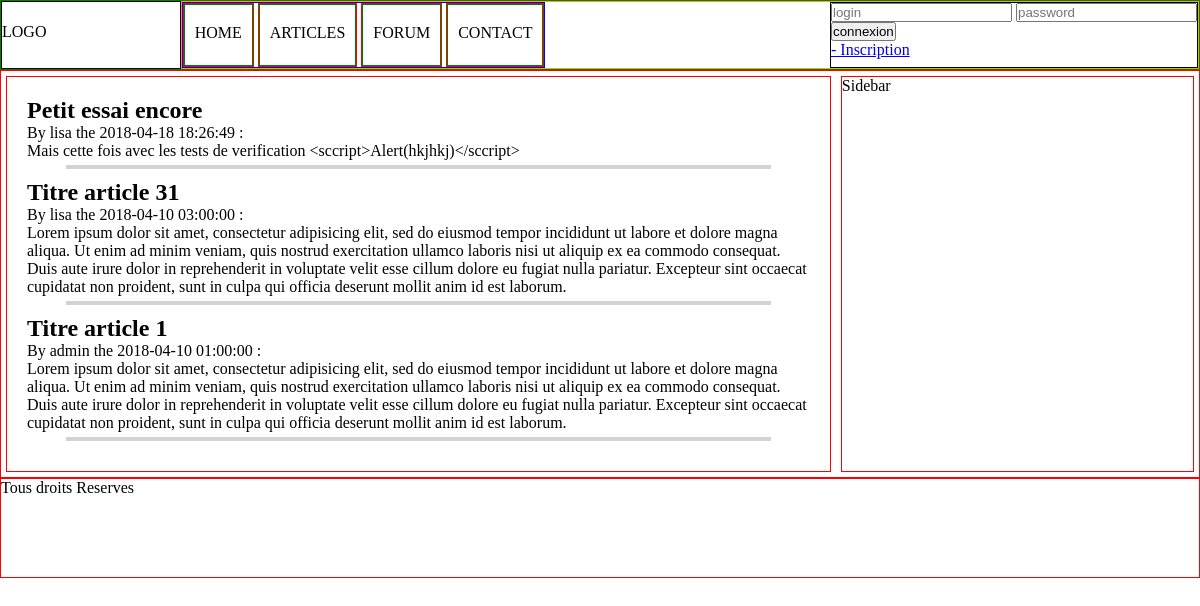
The page /monCode/index.php?c=article&a=showArticlesByTag&tagId=1 on the database its author committed.
### tables this page shows
CREATE TABLE `article` (
  `art_id` int(11) NOT NULL,
  `art_title` varchar(255) NOT NULL,
  `art_content` text NOT NULL,
  `art_image` varchar(255) DEFAULT NULL,
  `art_created` datetime NOT NULL,
  `art_enabled` tinyint(1) NOT NULL DEFAULT '1',
  `use_id` int(11) NOT NULL
);

CREATE TABLE `user` (
  `use_id` int(11) NOT NULL,
  `use_login` varchar(255) NOT NULL,
  `use_password` varchar(255) NOT NULL,
  `use_role` varchar(255) DEFAULT 'ROLE_USER',
  `use_last_login` datetime NOT NULL,
  `use_created` datetime NOT NULL
);

### monCode/controllers/ArticleController.php (called while the page is built, shortened)
<?php
class ArticleController extends CoreController
{
    public function showArticlesByTagAction()
    {
        $tagId = $this->secureData($this->getParam())['tagId'];
        $data['articles'] = $this->getModel()->showArticlesByTag($tagId);
        $this->render('articlesByTag', $data);
    }
}
?>

### monCode/index.php (called while the page is built, shortened)
<?php
$param_init = [
	'c' => DEFAULT_CONTROLLER,
	'a' => DEFAULT_ACTION
];
$param = array_merge($param_init, $_GET);
$controller = new $controllerName();
$controller->setParam($_GET);
$controller->setData($_POST);
$controller->trigger($param['a']);
?>

### monCode/models/CoreModel.php (called while the page is built, shortened)
<?php
abstract class CoreModel
{
	protected static $pdo;
	public function __construct()
	{
		if(self::$pdo==null){
			self::$pdo = new PDO('mysql:host='.DB_HOST.';dbname='.DB_NAME.';charset=utf8;', DB_USER, DB_PASS,
				[PDO::ATTR_ERRMODE => PDO::ERRMODE_EXCEPTION]);
		}
	}
	protected function makeStatement(string $sql, array $params=[])
	{
		$rqt = self::$pdo->prepare($sql);
		foreach ($params as $placeholder => $value)
        {
            switch(gettype($value))
            {
                case "integer":
                    $type = PDO::PARAM_INT;
                    break;
            }
            if($rqt->bindValue($placeholder, $value, $type) === false)
                return false;
        }
        return $rqt->execute() ? $rqt : false;
	}
	protected function makeSelect(string $sql, array $params=[])
	{
		$rqt = $this->makeStatement($sql, $params);
		return ($data = $rqt->fetchAll(PDO::FETCH_ASSOC)) ? $data : false;
	}
}
?>

### monCode/models/ArticleModel.php (called while the page is built, shortened)
<?php
class ArticleModel extends CoreModel
{
	public function showArticlesByTag(int $tagId)
	{
		$sql = '
			SELECT * FROM `article`
			LEFT JOIN `user` ON article.use_id = user.use_id
			LEFT JOIN `article_tag` ON article.art_id = article_tag.art_id
			WHERE article.art_enabled=1 AND article_tag.tag_id=:tagId
			ORDER BY article.art_id DESC;
				';
		$param = [ 'tagId' => $tagId ];
		return $this->MakeSelect($sql, $param);
	}
}
?>

### monCode/views/articlesByTag.php (the view)
<div class="articles_wrap">
	<?php
	if (!empty($data['articles'])) {
		foreach ($data['articles'] as $article) {
			$article_view =
			'
			<div class="article_card">
				<a href="'.get_article.$article['art_id'].'">
					<h2 class="article_title">'.$article['art_title'].'</h2>
					<p>By '.$article['use_login'].' the '.$article['art_created'].' :</p>
					<div class="article_image">'.$article['art_image'].'</div>
					<div class="article_content">'.$article['art_content'].'</div>
				</a>
				<hr />
			</div>
			';
			echo $article_view;
		}
	}
	?>
</div>

### monCode/assets/css/style.css (style rules this page uses)
body { margin: 0; padding: 0; }
* { box-sizing: border-box; margin: 0; padding: 0; }
.article_card a { text-decoration: none; color: black; }
.article_card hr { border: 2px solid lightgrey; width: 90%; margin: auto; margin-top: 5px; margin-bottom: 10px; }

### rows shown on the page
article: art_title "Petit essai encore", use.use_login "lisa", art_created "2018-04-18 18:26:49", art_content "Mais cette fois avec les tests de verification <sccript>Alert(hkjhkj)</sccript>"
article: art_title "Titre article 31", use.use_login "lisa", art_created "2018-04-10 03:00:00", art_content "Lorem ipsum dolor sit amet, consectetur adipisicing elit, sed do eiusmod tempor incididunt ut labore et dolore magna aliqua. Ut enim ad minim veniam, quis nostrud exercitation ullamco laboris nisi ut aliquip ex ea commodo consequat. Duis aute irure dolor in reprehenderit in voluptate velit esse cillum dolore eu fugiat nulla pariatur. Excepteur sint occaecat cupidatat non proident, sunt in culpa qui officia deserunt mollit anim id est laborum."
article: art_title "Titre article 1", use.use_login "admin", art_created "2018-04-10 01:00:00", art_content "Lorem ipsum dolor sit amet, consectetur adipisicing elit, sed do eiusmod tempor incididunt ut labore et dolore magna aliqua. Ut enim ad minim veniam, quis nostrud exercitation ullamco laboris nisi ut aliquip ex ea commodo consequat. Duis aute irure dolor in reprehenderit in voluptate velit esse cillum dolore eu fugiat nulla pariatur. Excepteur sint occaecat cupidatat non proident, sunt in culpa qui officia deserunt mollit anim id est laborum."
